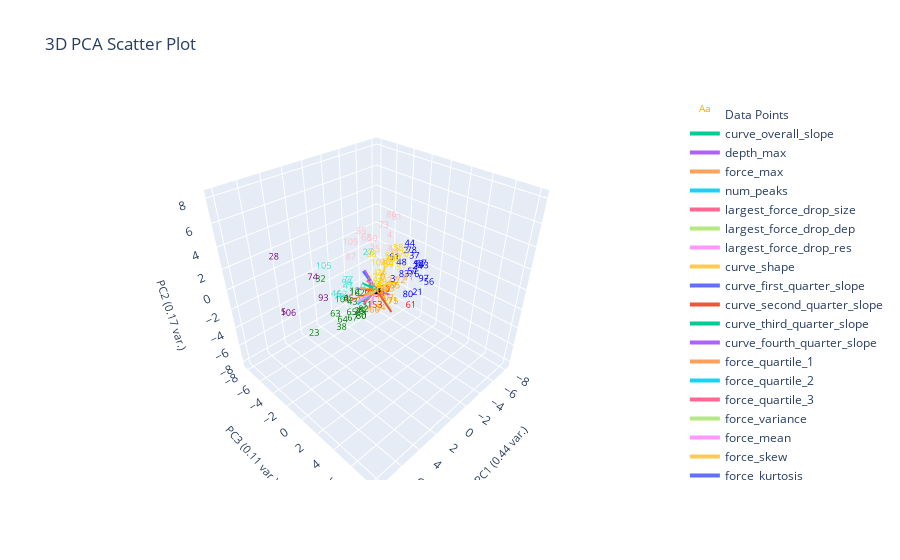

Notebook source saved alongside this figure:
### Markdown cell above
# K-Means Clustering
- assumes
    - spherical clusters (isotropic)
    - similar size clusters (equal variance)
    - features are on same scale
    - clusters are linearly separable
    - number of clusters (k) is known

### Code cell
kmeans_elbow = 8
kmeans = KMeans(n_clusters=kmeans_elbow, init="k-means++", n_init=100).fit(clustering_features_df)
# print(f"kmeans cluster centers: {kmeans.cluster_centers_}")
plotting.pca_analysis(clustering_features_df) # printing scree plot
# plotting.plot_clusters_together(kmeans.labels_, "kmeans")
# plotting.plot_clusters_seperately(kmeans.labels_, clustering_features_df.index.tolist(), depth_resist_curve_df_list, data_features_df, "kmeans")
plotting.plot_unsupervised_cluster_subplots(pd.Series(kmeans.labels_), depth_resist_curve_df_list, "kmeans")
plotting.plot_pca(clustering_features_df, y_labels=kmeans.labels_, num_pc=3, graph_title="kmeans",)

### Figure 1 — Plotly figure (JSON) as saved in the notebook; plotly's stock layout.template omitted (floating-point values rounded to 4 significant figures)
{"data": [{"mode": "text", "name": "Data Points", "text": ["0", "1", "2", "3", "4", "5", "6", "7", "8", "9", "10", "11", "12", "13", "14", "15", "16", "17", "18", "19", "20", "21", "22", "23", "24", "25", "26", "27", "28", "29", "30", "31", "32", "33", "34", "35", "36", "37", "38", "39", "40", "41", "42", "43", "44", "45", "46", "47", "48", "49", "50", "51", "52", "53", "54", "55", "56", "57", "58", "59", "60", "61", "62", "63", "64", "65", "66", "67", "68", "69", "70", "71", "72", "73", "74", "75", "76", "77", "78", "79", "80", "81", "82", "83", "84", "85", "86", "87", "88", "89", "90", "91", "92", "93", "94", "95", "96", "97", "98", "99", "100", "101", "102", "103", "104", "105", "106", "107", "108", "109"], "textfont": {"color": ["orange", "pink", "blue", "blue", "pink", "purple", "green", "pink", "orange", "turquoise", "gold", "orange", "green", "blue", "blue", "orange", "gold", "blue", "gold", "red", "gold", "blue", "orange", "green", "blue", "green", "gold", "turquoise", "purple", "orange", "green", "green", "green", "orange", "orange", "pink", "orange", "blue", "green", "gold", "gold", "gold", "gold", "green", "blue", "red", "turquoise", "turquoise", "blue", "gold", "pink", "gold", "gold", "red", "gold", "orange", "blue", "blue", "gold", "gold", "green", "red", "turquoise", "green", "green", "green", "orange", "green", "pink", "orange", "gold", "orange", "orange", "pink", "purple", "orange", "blue", "turquoise", "blue", "turquoise", "blue", "pink", "green", "blue", "gold", "pink", "pink", "pink", "gold", "green", "red", "blue", "blue", "purple", "pink", "gold", "turquoise", "blue", "pink", "red", "gold", "green", "green", "red", "gold", "turquoise", "purple", "orange", "gold", "pink"], "size": 9}, "type": "scatter3d", "x": [0.606, -2.396, -4.784, -2.658, -3.111, 8.604, 3.156, -2.586, 0.1983, 2.866, -1.309, -1.826, 0.8468, -4.573, -3.888, 0.8203, -1.606, -3.739, -0.6863, 0.4487, 0.06884, -2.714, -0.744, 5.145, -3.2, 2.092, -0.9865, 1.892, 8.609, -0.01374, 2.394, 1.709, 2.973, -0.7069, 1.289, -1.306, 2.004, -4.615, 3.198, 0.5972, 0.954, 0.2023, -1.483, 2.896, -4.887, -0.7645, 4.36, 3.291, -4.084, 0.7543, -1.096, -1.472, -0.665, 0.1016, 0.07193, -0.4693, -5.004, -2.397, -1.917, -0.0662, 2.256, -2.15, 3.88, 2.773, 3.335, 3.532, 1.345, 3.056, -2.405, -1.255, -2.415, 0.0633, -1.572, -4.036, 6.144, -0.5393, -2.388, 3.564, -3.247, 3.924, -2.199, -3.723, 2.148, -2.946, -0.547, -2.491, -3.099, -1.226, 1.327, 2.316, -1.584, -4.974, -3.535, 4.857, -3.026, 0.237, 3.78, -3.606, -1.841, -0.7219, -1.627, 3.129, 2.456, -0.9112, 0.4383, 5.124, 8.006, 0.3246, 0.503, -0.8436], "y": [1.26, -2.946, -1.124, -0.6385, -1.58, -0.5804, -0.2095, -1.213, 1.061, 1.411, -0.206, 1.781, -1.733, 1.16, 1.206, 1.36, 0.3745, 1.59, 0.8665, -1.265, 1.25, 2.066, 1.041, -2.146, 1.604, 0.1132, -0.3813, 0.9899, -0.7439, 0.6893, 0.6602, 0.5402, -3.582, 0.7857, 1.714, -1.48, 1.204, 0.01811, -0.9259, 1.181, 0.9518, 0.2171, 0.5844, 0.1954, -0.7901, -4.515, 0.06377, 0.2263, -0.9807, 0.6106, -1.596, 1.235, 0.8045, 0.1818, -0.3855, 1.612, 1.539, 1.746, 0.5208, 1.243, 0.4834, 1.891, 0.1984, -2.163, -0.5413, 0.817, 1.102, 0.3488, -3.66, 0.4666, 0.7277, 1.786, 1.187, -3.148, -0.1609, 1.396, 1.957, 0.5808, 0.8305, -0.1361, 1.546, -1.404, 0.6598, 0.376, 0.7569, -4.398, -1.398, -4.474, 0.7823, 0.5542, -0.5744, -2.734, 1.459, -0.8758, -0.9686, 0.853, 0.6893, 2.007, -0.8458, -0.3719, 0.2644, -0.7596, 0.3277, -1.659, 0.6741, -0.1434, -0.9275, 1.437, 0.5392, -3.994], "z": [1.072, 0.6454, 0.07262, -1.718, 2.132, 1.116, -0.4752, 1.194, -0.601, 1.298, 0.8874, 0.03486, -1.779, -0.3691, 0.09558, -0.8608, 2.273, 0.4526, 1.965, -2.519, 0.001081, -1.763, -0.05943, -4.043, 0.4027, -2.142, -0.1092, 3.757, 5.624, -0.9078, -2.172, -1.502, -0.382, -1.017, -1.346, 1.568, 0.2775, 0.08496, -3.848, 0.5286, -0.2491, 0.7211, 1.665, -0.7191, 0.8955, -4.964, 0.7732, 1.041, -0.8219, -0.1492, 2.617, 0.9471, 2.198, -2.623, -0.307, -0.1529, -2.133, 0.3569, 2.307, 1.889, -2.381, -2.922, 0.5499, -3.385, -2.723, -1.042, -1.894, -2.175, 1.301, -1.114, 1.568, -1.279, -0.405, 2.101, 3.088, -1.918, 0.1759, 1.946, 1.603, 0.1694, -2.003, 3.651, -1.63, -0.8511, 1.473, 1.61, 4.107, -0.5061, 3.24, -1.869, -2.249, -1.456, 0.4147, 0.1377, 0.8237, -0.3936, 1.849, -0.8393, 0.2927, -2.221, 1.351, -0.8922, -0.0179, -2.702, 1.998, 3.544, 0.4787, -1.07, -0.06172, 1.37]}, {"marker": {"color": "black", "size": 3}, "mode": "markers", "name": "Origin", "showlegend": false, "type": "scatter3d", "x": [0], "y": [0], "z": [0]}, {"line": {"width": 4}, "mode": "lines+text", "name": "curve_overall_slope", "textposition": "top center", "type": "scatter3d", "x": [0, 1.341], "y": [0, -0.2513], "z": [0, 1.207]}, {"line": {"width": 4}, "mode": "lines+text", "name": "depth_max", "textposition": "top center", "type": "scatter3d", "x": [0, -1.29], "y": [0, 0.2776], "z": [0, -0.9884]}, {"line": {"width": 4}, "mode": "lines+text", "name": "force_max", "textposition": "top center", "type": "scatter3d", "x": [0, 1.276], "y": [0, -0.6256], "z": [0, 0.521]}, {"line": {"width": 4}, "mode": "lines+text", "name": "num_peaks", "textposition": "top center", "type": "scatter3d", "x": [0, -0.9251], "y": [0, -1.278], "z": [0, -0.4137]}, {"line": {"width": 4}, "mode": "lines+text", "name": "largest_force_drop_size", "textposition": "top center", "type": "scatter3d", "x": [0, -0.7846], "y": [0, -1.943], "z": [0, -0.3581]}, {"line": {"width": 4}, "mode": "lines+text", "name": "largest_force_drop_dep", "textposition": "top center", "type": "scatter3d", "x": [0, -0.4235], "y": [0, 1.272], "z": [0, -1.552]}, {"line": {"width": 4}, "mode": "lines+text", "name": "largest_force_drop_res", "textposition": "top center", "type": "scatter3d", "x": [0, 0.9177], "y": [0, 0.09294], "z": [0, -1.256]}, {"line": {"width": 4}, "mode": "lines+text", "name": "curve_shape", "textposition": "top center", "type": "scatter3d", "x": [0, 0.6761], "y": [0, -0.3893], "z": [0, -1.923]}, {"line": {"width": 4}, "mode": "lines+text", "name": "curve_first_quarter_slope", "textposition": "top center", "type": "scatter3d", "x": [0, 1.325], "y": [0, -0.8629], "z": [0, 0.3702]}, {"line": {"width": 4}, "mode": "lines+text", "name": "curve_second_quarter_slope", "textposition": "top center", "type": "scatter3d", "x": [0, 1.349], "y": [0, 0.1546], "z": [0, 0.7454]}, {"line": {"width": 4}, "mode": "lines+text", "name": "curve_third_quarter_slope", "textposition": "top center", "type": "scatter3d", "x": [0, 1.194], "y": [0, 0.3117], "z": [0, 1.252]}, {"line": {"width": 4}, "mode": "lines+text", "name": "curve_fourth_quarter_slope", "textposition": "top center", "type": "scatter3d", "x": [0, 0.679], "y": [0, -0.6546], "z": [0, 1.938]}, {"line": {"width": 4}, "mode": "lines+text", "name": "force_quartile_1", "textposition": "top center", "type": "scatter3d", "x": [0, 1.034], "y": [0, -1.727], "z": [0, -1.303]}, {"line": {"width": 4}, "mode": "lines+text", "name": "force_quartile_2", "textposition": "top center", "type": "scatter3d", "x": [0, 1.405], "y": [0, -0.7915], "z": [0, -1.137]}, {"line": {"width": 4}, "mode": "lines+text", "name": "force_quartile_3", "textposition": "top center", "type": "scatter3d", "x": [0, 1.547], "y": [0, 0.05426], "z": [0, -0.5746]}, {"line": {"width": 4}, "mode": "lines+text", "name": "force_variance", "textposition": "top center", "type": "scatter3d", "x": [0, 1.326], "y": [0, 0.5695], "z": [0, 0.5159]}, {"line": {"width": 4}, "mode": "lines+text", "name": "force_mean", "textposition": "top center", "type": "scatter3d", "x": [0, 1.515], "y": [0, -0.6979], "z": [0, -0.8012]}, {"line": {"width": 4}, "mode": "lines+text", "name": "force_skew", "textposition": "top center", "type": "scatter3d", "x": [0, -0.8929], "y": [0, 0.1046], "z": [0, 1.921]}, {"line": {"width": 4}, "mode": "lines+text", "name": "force_kurtosis", "textposition": "top center", "type": "scatter3d", "x": [0, -0.6488], "y": [0, -2.282], "z": [0, 0.4711]}, {"line": {"width": 4}, "mode": "lines+text", "name": "rsquared", "textposition": "top center", "type": "scatter3d", "x": [0, 0.8888], "y": [0, 2.519], "z": [0, -0.3951]}], "layout": {"autosize": true, "scene": {"aspectmode": "cube", "xaxis": {"range": [-8.609, 8.609], "title": {"font": {"size": 11}, "text": "PC1 (0.44 var.)"}}, "yaxis": {"range": [-8.609, 8.609], "title": {"font": {"size": 11}, "text": "PC3 (0.11 var.)"}}, "zaxis": {"range": [-8.609, 8.609], "title": {"font": {"size": 11}, "text": "PC2 (0.17 var.)"}}}, "title": {"text": "3D PCA Scatter Plot"}}}
